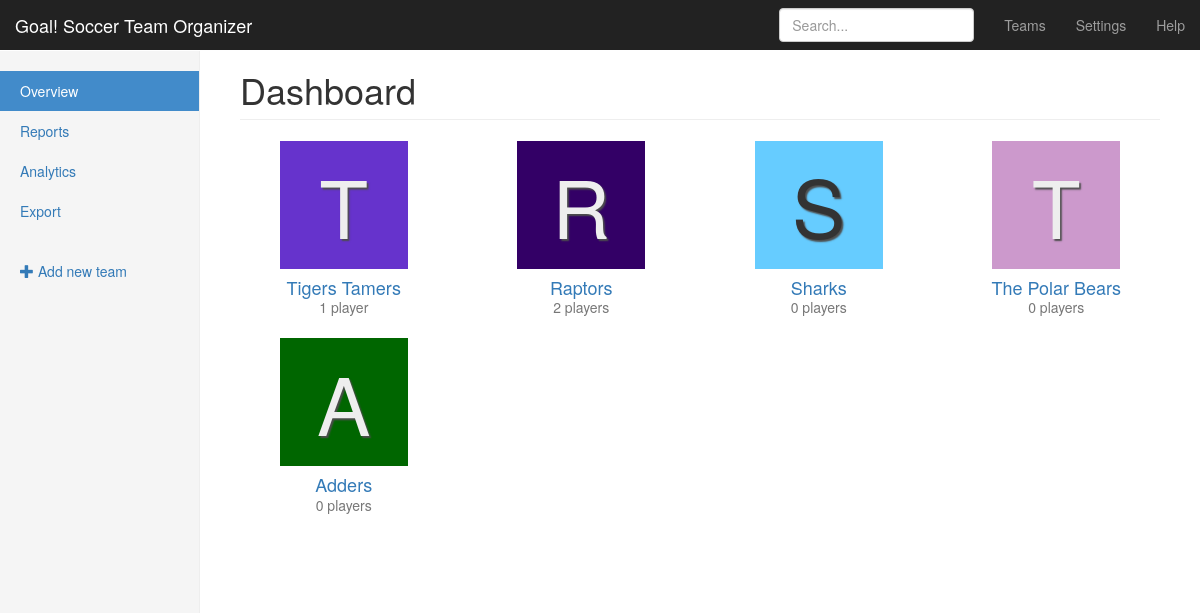
Screenshot of /teams/ with the database file from the repository.
### teams/models.py (models this page shows, shortened)
class Team(models.Model):
    name = models.CharField(max_length=255)
    coach = models.ForeignKey(User, related_name='teams')
    practice_location = models.CharField(max_length=255)

### teams/views.py (the view)
class TeamListView(CreateView, ListView):
    context_object_name = "teams"
    model = models.Team
    fields = ("name", "practice_location", "coach")
    template_name = "teams/team_list.html"

### teams/templatetags/team_tags.py (called while the page is built)
@register.inclusion_tag('teams/_team.html')
def team_avatar(team):
    return {'team': team, 'num': random.randint(0, 215)}

### teams/templates/teams/team_list.html (shortened to what this page needs)
{% extends "teams/_layout.html" %}
{% load static from staticfiles %}
{% load team_tags %}
{% block css %}
<link rel="stylesheet" href="{% static 'css/icons.css' %}">
{% endblock %}
{% block body_content %}
<h1 class="page-header">Dashboard</h1>
<div class="row placeholders">
	{% for team in teams %}
		{% team_avatar team %}
	{% endfor %}
</div>
{% endblock %}

### teams/templates/teams/_team.html
<div class="col-xs-6 col-sm-3 placeholder">
	<a href="{% url 'teams:detail' team.pk %}">
		<i class="avatar avatar-lg avatar-color-{{ num }} avatar-letter-{{ team.name.0|lower }} rounded"></i>
		<h4>{{ team.name }}</h4>
		<span class="text-muted">{{ team.players.count }} player{{ team.players.count|pluralize }}</span>
	</a>
</div>

### assets/css/goal.css (style rules this page uses)
body { padding-top: 50px; }
.main .page-header { margin-top: 0; }
.placeholders { margin-bottom: 30px; text-align: center; }
.placeholders h4 { margin-bottom: 0; }
.placeholder { margin-bottom: 20px; }

### rows the page displays
Team: name "Tigers Tamers", players.count "1"
Team: name "Raptors", players.count "2"
Team: name "Sharks", players.count "0"
Team: name "The Polar Bears", players.count "0"
Team: name "Adders", players.count "0"
